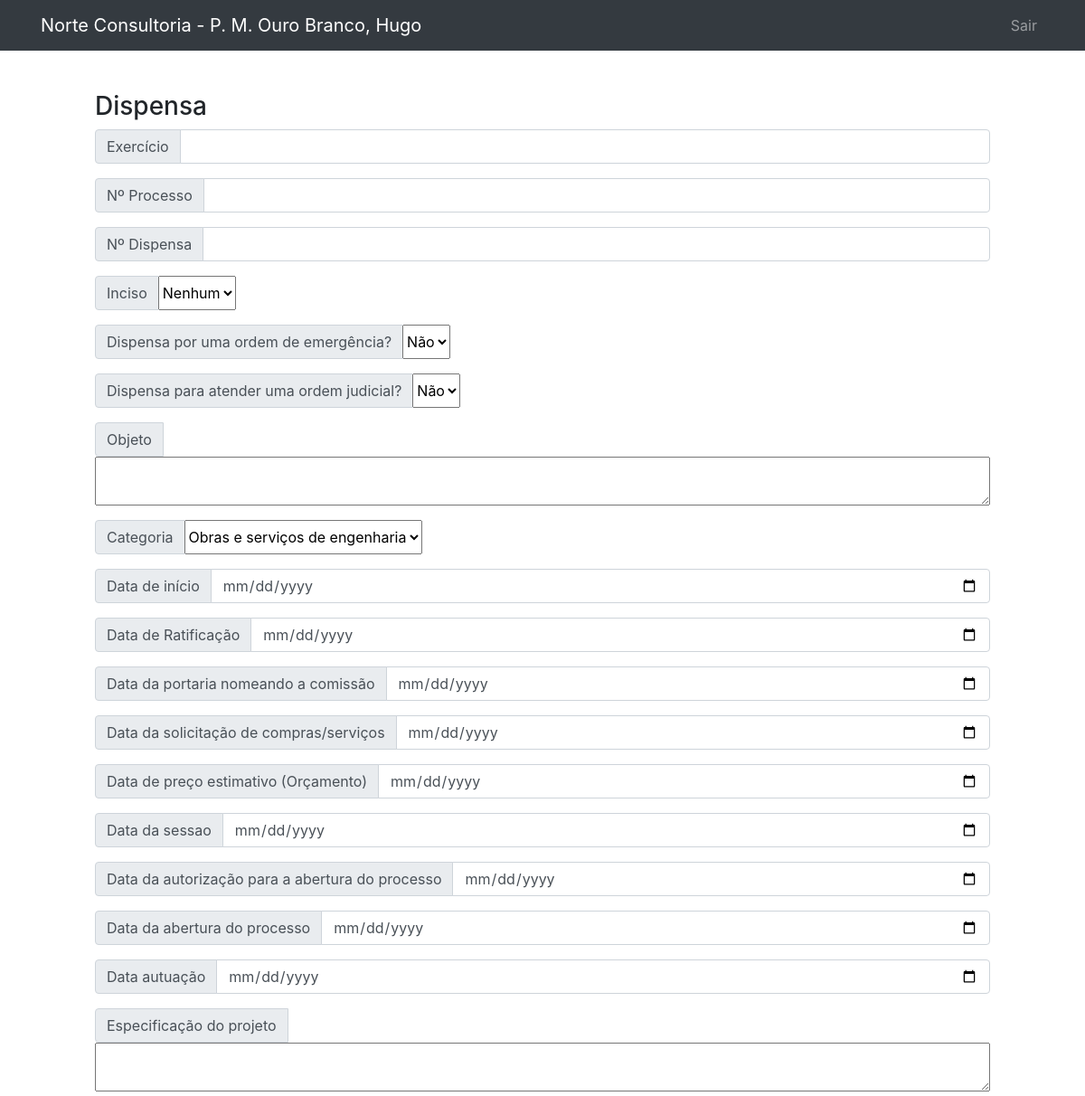
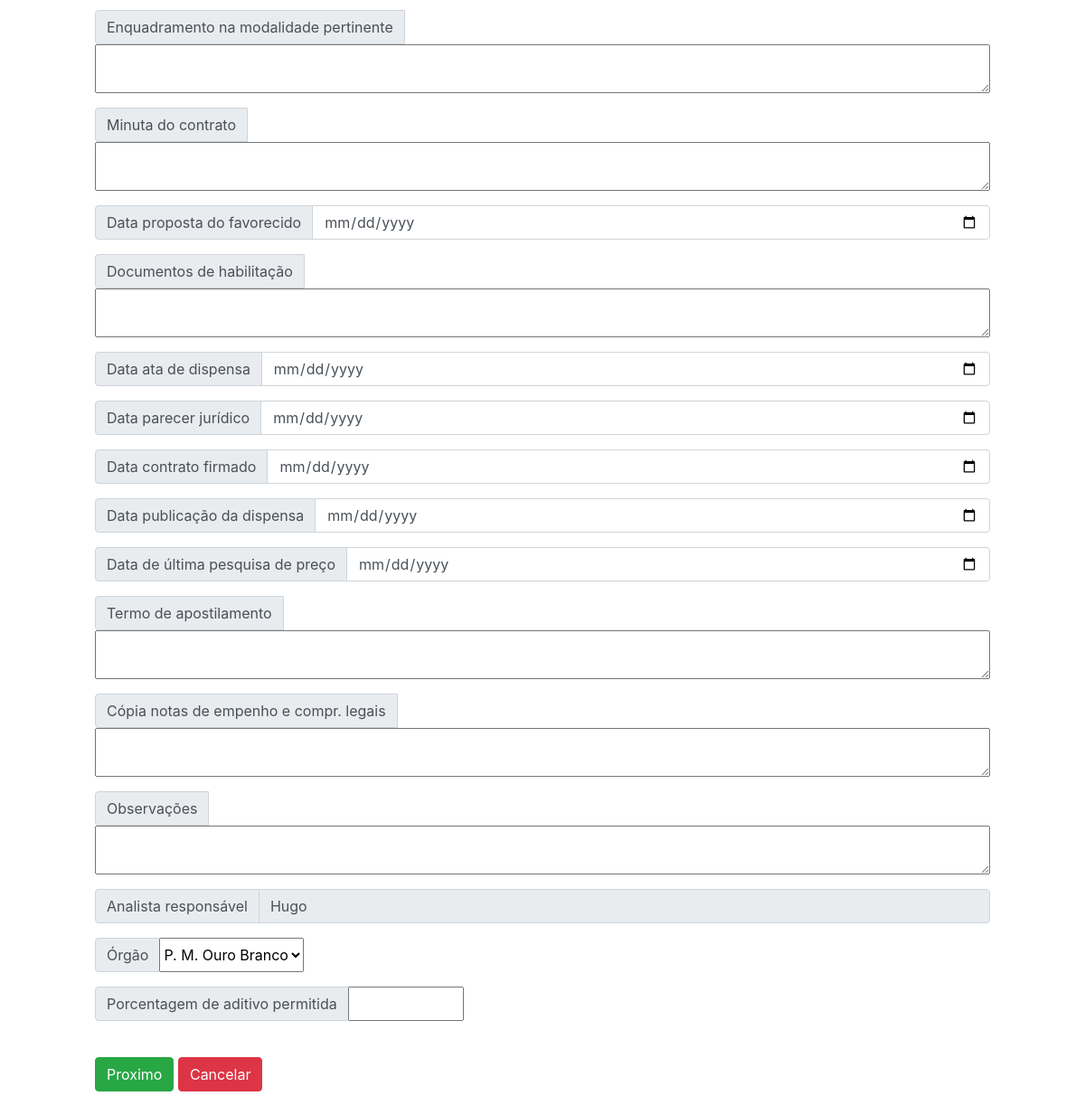
The page /public/dispensa/createDispensa.php (signed in) on the database its author committed (2 pictures, top to bottom).
### tables this page shows
CREATE TABLE `orgao_atual` (
  `nome_orgao_atual` varchar(50) NOT NULL,
  `id_orgao_atual` int(11) NOT NULL,
  `exercicio_atual` int(11) DEFAULT NULL
);

CREATE TABLE `usuario` (
  `id_usuario` int(11) NOT NULL,
  `login` varchar(30) NOT NULL,
  `senha` varchar(200) NOT NULL,
  `nome` varchar(100) DEFAULT NULL
);

### public/dispensa/createDispensa.php (the view, shortened to what the rows shown need)
<?php include("../Template/header.php");
include("../../data/connection.php");
include("../Login/valida.php");
$action = $_POST["action"];; ?>
<html lang="en">
<head>
</head>
<body>
    <br>
    <br>
    <div class="form">
        <form action="insertDispensa.php" method="POST" style="margin-left: 100px; margin-right: 100px;">
            <?php
            $sqlQuery = "SELECT nome FROM usuario where id_usuario='$id_usuario'";
            $usuario = $connection->query($sqlQuery);
            if ($usuario->num_rows > 0) {
                while ($row = $usuario->fetch_assoc()) {
                    $nome = $row["nome"];
            ?>
            <?php
                }
            }
            ?>
            <div class="input-group mb-3">
                <div class="input-group-prepend">
                    <span class="input-group-text" id="inputGroup-sizing-default">Analista responsável</span>
                </div>
                <input type="text" name="txtAnalista" class="form-control" id="txtAnalista" aria-label="Default" aria-describedby="inputGroup-sizing-default" value="<?php echo $nome ?>" readonly>
            </div>
            <br>
        </form>
    </div>
</body>
</html>

### public/Template/header.php (shortened to what the rows shown need)
<?php
include("../../data/connection.php");
?>
<!DOCTYPE html>
<html lang="en">
<head>
  <link rel="stylesheet" href="https://maxcdn.bootstrapcdn.com/bootstrap/4.5.2/css/bootstrap.min.css">
  <link rel="stylesheet" href="../styles/main.css" />
</head>
<?php
$orgao = '';
$firstname='';
if (isset($_SESSION['logado'])) {
  $idu=$_SESSION['logado'];
  $sqlQuery2="SELECT nome FROM usuario where id_usuario=$idu";
  $usuarioatual = $connection->query($sqlQuery2);
  if ($usuarioatual->num_rows > 0) {
    while ($row = $usuarioatual->fetch_assoc()) {
      $user = $row['nome'];
      $pieces = explode(" ", $user);
      $firstname=", ".$pieces[0];
?>
<?php
    }
  }
  $sqlQuery = "SELECT nome_orgao_atual,exercicio_atual FROM orgao_atual where id_orgao_atual=1";
  $orgaoatual = $connection->query($sqlQuery);
  if ($orgaoatual->num_rows > 0) {
    while ($row = $orgaoatual->fetch_assoc()) {
      $orgao = '- ' . $row['nome_orgao_atual'];
?>
<?php
    }
  }
}
?>
<body>
  <nav class="navbar navbar-expand-lg navbar-dark bg-dark fixed-top">
    <div class="container">
      <a class="navbar-brand" href="../home/home.php">Norte Consultoria <?php echo $orgao.$firstname ?></a>
      <div class="collapse navbar-collapse" id="navbarResponsive">
        <ul class="navbar-nav ml-auto">
        </ul>
      </div>
    </div>
  </nav>
  <br>
  <br>
</body>
</html>

### rows shown on the page
orgao_atual: nome_orgao_atual "- P. M. Ouro Branco"
usuario: nome ", Hugo", txtAnalista "Hugo"

### other values the page prints
form field txtCategoria "Obras e serviços de engenharia"
form field txtOrgao "P. M. Ouro Branco"
